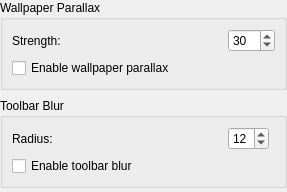
<?xml version="1.0" encoding="UTF-8"?>
<ui version="4.0">
 <class>AppearanceEffectsPanel</class>
 <widget class="QWidget" name="AppearanceEffectsPanel">
  <layout class="QVBoxLayout" name="rootLayout">
   <property name="leftMargin"><number>0</number></property>
   <property name="topMargin"><number>0</number></property>
   <property name="rightMargin"><number>0</number></property>
   <property name="bottomMargin"><number>0</number></property>
   <property name="spacing"><number>8</number></property>
   <item>
    <widget class="QGroupBox" name="appearanceParallaxGroupBox">
     <property name="title"><string>Wallpaper Parallax</string></property>
     <layout class="QFormLayout" name="appearanceParallaxFormLayout">
      <property name="horizontalSpacing"><number>16</number></property>
      <property name="verticalSpacing"><number>6</number></property>
      <property name="labelAlignment"><set>Qt::AlignmentFlag::AlignLeft|Qt::AlignmentFlag::AlignVCenter</set></property>
      <property name="fieldGrowthPolicy"><enum>QFormLayout::FieldGrowthPolicy::FieldsStayAtSizeHint</enum></property>
      <item row="0" column="0"><widget class="QLabel" name="label_parallaxStrength"><property name="minimumSize"><size><width>200</width><height>0</height></size></property><property name="text"><string>Strength:</string></property></widget></item>
      <item row="0" column="1"><widget class="QSpinBox" name="parallaxStrengthSpinBox"><property name="maximumWidth"><number>120</number></property><property name="toolTip"><string>0 = bg locked (no parallax movement); 100 = bg moves in lockstep with content. 30 is a subtle default.</string></property><property name="minimum"><number>0</number></property><property name="maximum"><number>100</number></property><property name="value"><number>30</number></property></widget></item>
      <item row="1" column="0" colspan="2"><widget class="QCheckBox" name="wallpaperParallaxCheckBox"><property name="text"><string>Enable wallpaper parallax</string></property><property name="toolTip"><string>Tie the image background's vertical position to the items scroll offset. Image bg only — video bgs are unaffected.</string></property></widget></item>
     </layout>
    </widget>
   </item>
   <item>
    <widget class="QGroupBox" name="appearanceToolbarBlurGroupBox">
     <property name="title"><string>Toolbar Blur</string></property>
     <layout class="QFormLayout" name="appearanceEffectsFormLayout">
      <property name="horizontalSpacing"><number>16</number></property>
      <property name="verticalSpacing"><number>6</number></property>
      <property name="labelAlignment"><set>Qt::AlignmentFlag::AlignLeft|Qt::AlignmentFlag::AlignVCenter</set></property>
      <property name="fieldGrowthPolicy"><enum>QFormLayout::FieldGrowthPolicy::FieldsStayAtSizeHint</enum></property>
      <item row="0" column="0"><widget class="QLabel" name="label_backdropBlurRadius"><property name="minimumSize"><size><width>200</width><height>0</height></size></property><property name="text"><string>Radius:</string></property></widget></item>
      <item row="0" column="1"><widget class="QSpinBox" name="backdropBlurRadiusSpinBox"><property name="maximumWidth"><number>120</number></property><property name="toolTip"><string>Blur radius (4 = barely perceptible; 32 = source becomes unreadable).</string></property><property name="minimum"><number>4</number></property><property name="maximum"><number>32</number></property><property name="value"><number>12</number></property></widget></item>
      <item row="1" column="0" colspan="2"><widget class="QCheckBox" name="toolbarBackdropBlurCheckBox"><property name="text"><string>Enable toolbar blur</string></property><property name="toolTip"><string>Use a blurred copy of the wallpaper as the toolbar background, mimicking macOS Vibrancy. Image bg only — no-op while a video bg is active.</string></property></widget></item>
     </layout>
    </widget>
   </item>
   <item><spacer name="appearanceEffectsVerticalSpacer"><property name="orientation"><enum>Qt::Orientation::Vertical</enum></property><property name="sizeHint" stdset="0"><size><width>20</width><height>4</height></size></property></spacer></item>
  </layout>
 </widget>
 <resources/>
 <connections/>
</ui>
